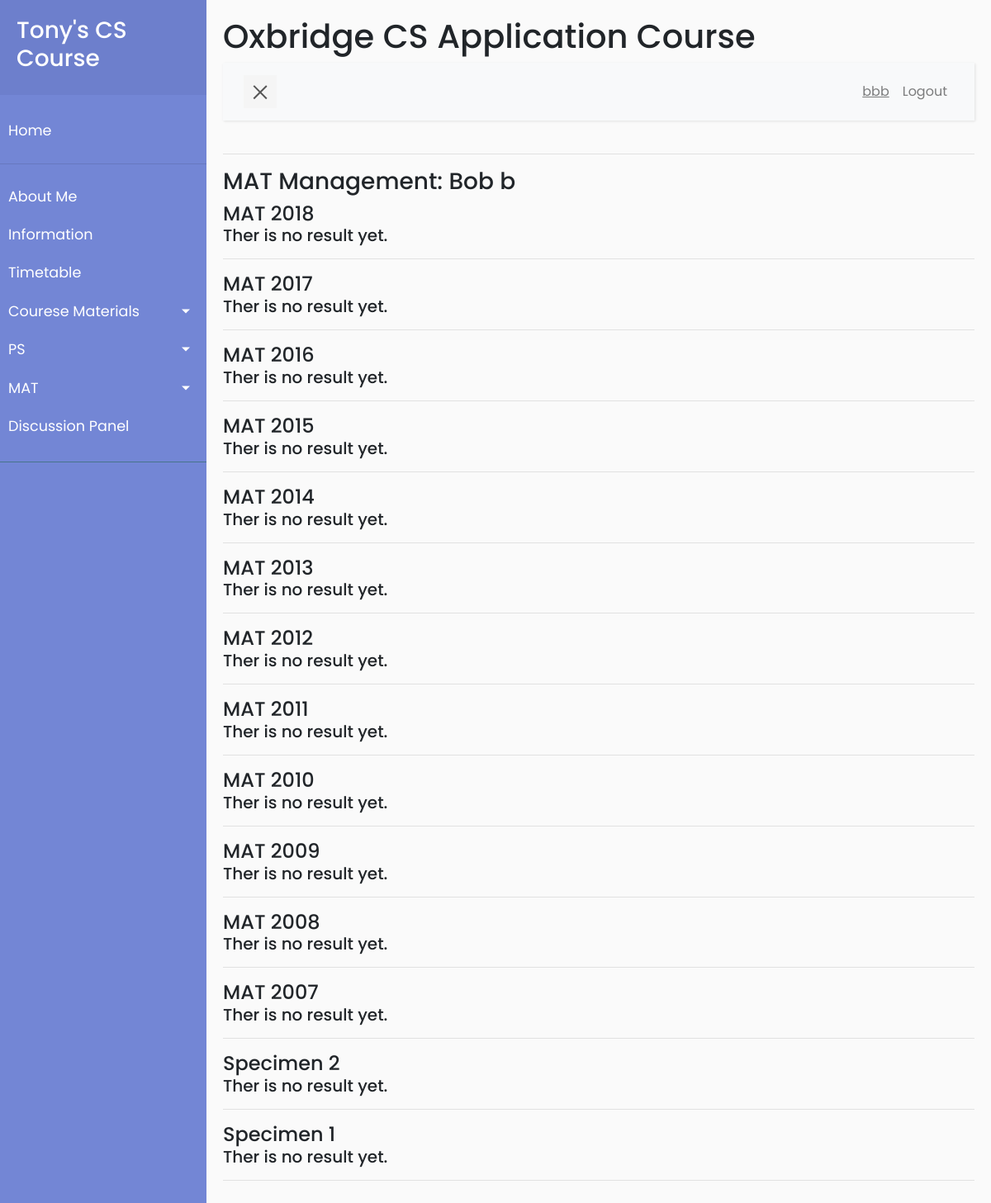
Page /mat/my_result (signed in) on the committed database.
### app/models.py (models this page shows, shortened)
class User(UserMixin, db.Model):
    id = db.Column(db.Integer, primary_key=True)
    username = db.Column(db.String(64), index=True, unique=True)
    firstname = db.Column(db.String(64), index=True)
    lastname = db.Column(db.String(64), index=True)
    email = db.Column(db.String(120), index=True, unique=True)
    password_hash = db.Column(db.String(128))
    is_admin = db.Column(db.Boolean, default=False)
    posts = db.relationship('Post', backref='author', lazy='dynamic')
    mats = db.relationship('Mat', secondary=user_mat_association,
                           back_populates='viewers')
    mat_results = db.relationship(
        'Mat_result', backref='student', lazy='dynamic')
    ps_own = db.relationship("Ps_files", backref='owner', lazy='dynamic',
                             foreign_keys='Ps_files.user_id_owner')
    ps_by_me = db.relationship("Ps_files", backref='author',
                               lazy='dynamic', foreign_keys='Ps_files.user_id_author')

class Mat(db.Model):
    name = db.Column(db.String(20), primary_key=True)
    paper_path = db.Column(db.String(128))
    answer_path = db.Column(db.String(128))
    viewers = db.relationship('User', secondary=user_mat_association,
                              back_populates='mats')
    results = db.relationship('Mat_result', backref='paper', lazy='dynamic',
                              foreign_keys='Mat_result.mat_name')
    correct_answer = db.Column(db.String(10))

### app/routes.py (the view, shortened to what this page needs)
@app.route('/mat/my_result')
@login_required
def mat_my_results():
    user = current_user
    data = []
    mats = Mat.query.order_by(Mat.name.desc()).all()
    for mat in mats:
        m = {}
        data.append(m)
        m['name'] = mat.name
        m['results'] = []
    return render_template('mat_management_user.html', title='My MAT Results', mats=data, user=user)

### app/models.py (called while the page is built)
@login.user_loader
def load_user(id):
    return User.query.get(int(id))

### app/templates/mat_management_user.html (shortened to what this page needs)
{% extends "base.html" %}
{% block content %}
<h3>MAT Management: {{ user.firstname}} {{ user.lastname}}</h3>
    {% for mat in mats%}
        <h4 style="display:inline;">{{mat['name']}}</h4>
        {% if mat['results'] | length > 0%}
        <table class="table">
            <thead>
            <tr>
                {% include '_mat_results_table_display.html'%}
            </tr>
            </thead>
            <tbody>
        {% for result in mat['results']%}
            <tr>
                {% include '_mat_results_table_display2.html'%}
            </tr>
        {% endfor %}
            </tbody>
        </table>
        {% else %}
        <h5>Ther is no result yet.</h5>
        {% endif %}
        <hr>
    {% endfor %}
{% endblock%}

### app/templates/base.html (shortened to what this page needs)
<html lang="en">
    <head>
        <link rel="stylesheet" href="{{  url_for('static', filename='scripts/css/bootstrap.min.css') }}">
        <link rel="stylesheet" href="{{  url_for('static', filename='scripts/css/style5.css') }}">
    </head>
    <body>
        <div class="wrapper">
            <nav id="sidebar">
                <div class="sidebar-header">
                    <a href="{{ url_for('index') }}"><h3>Tony's CS Course</h3></a>
                </div>
                <ul class="list-unstyled components">
                    <li>
                        <a href="{{ url_for('index') }}">Home</a>
                    </li>
                    <hr>
                    <li>
                        <a href="#">About Me</a>
                    </li>
                    <li>
                        <a href="#">Information</a>
                    </li>
                    <li>
                        <a href="#">Timetable</a>
                    </li>
                    <li>
                        <a href="#cmSubmenu" data-toggle="collapse"
                            aria-expanded="false"
                            class="dropdown-toggle">Courese Materials</a>
                    </li>
                    <li>
                        <a href="#psSubmenu" data-toggle="collapse"
                            aria-expanded="false" class="dropdown-toggle">PS</a>
                    </li>
                    <li>
                        <a href="#matSubmenu" data-toggle="collapse"
                            aria-expanded="false" class="dropdown-toggle">MAT</a>
                    </li>
                    <li>
                        <a href="{{ url_for('discussion_no_page') }}">Discussion Panel</a>
                    </li>
                </ul>
            </nav>
            <div id="content">
                <h1>Oxbridge CS Application Course</h1>
                <nav class="navbar navbar-expand-lg navbar-light bg-light">
                    <div class="container-fluid">
                        <button type="button" id="sidebarCollapse" class="navbar-btn">
                            <span></span>
                        </button>
                        <div class="collapse navbar-collapse" id="navbarSupportedContent">
                            <ul class="nav navbar-nav ml-auto">
                                {% if current_user.is_anonymous %}
                                <li class="nav-item">
                                    <a class="nav-link" href="{{ url_for('login') }}">Login</a>
                                </li>
                                <li class="nav-item">
                                    <a class="nav-link" href="{{
                                        url_for('register') }}">Register</a>
                                </li>
                                {% else %}
                                <li class="nav-item">
                                    <a class="nav-link" href="{{
                                        url_for('user_default', username=current_user.username)}}"><u>{{current_user.username}}</u></a>
                                </li>
                                <li class="nav-item">
                                    <a class="nav-link" href="{{ url_for('logout') }}">Logout</a>
                                </li>
                                {% endif %}
                            </ul>
                        </div>
                    </div>
                </nav>
                <hr>
                {% block content %}
                {% endblock %}
            </div>
        </div>
    </body>
</html>

### app/static/scripts/css/style5.css (style rules this page uses)
body { font-family: 'Poppins', sans-serif; background: #fafafa; word-wrap: break-word; }
a, a:hover, a:focus { color: inherit; text-decoration: none; transition: all 0.3s; }
.navbar { padding: 15px 10px; background: #fff; border: none; border-radius: 0; margin-bottom: 40px; box-shadow: 1px 1px 3px rgba(0, 0, 0, 0.1); }
.navbar-btn { box-shadow: none; outline: none !important; border: none; }
.wrapper { display: flex; width: 100%; align-items: stretch; perspective: 1500px; }
#sidebar { min-width: 250px; max-width: 250px; background: #7386D5; color: #fff; transition: all 0.6s cubic-bezier(0.945, 0.020, 0.270, 0.665); transform-origin: bottom left; }
#sidebar .sidebar-header { padding: 20px; background: #6d7fcc; }
#sidebar ul.components { padding: 20px 0; border-bottom: 1px solid #47748b; }
#sidebar ul li a { padding: 10px; font-size: 1.1em; display: block; }
a[data-toggle="collapse"] { position: relative; }
.dropdown-toggle::after { display: block; position: absolute; top: 50%; right: 20px; transform: translateY(-50%); }
#content { width: 100%; padding: 20px; min-height: 100vh; transition: all 0.3s; }
#sidebarCollapse { width: 40px; height: 40px; background: #f5f5f5; cursor: pointer; }
#sidebarCollapse span { width: 80%; height: 2px; margin: 0 auto; display: block; background: #555; transition: all 0.8s cubic-bezier(0.810, -0.330, 0.345, 1.375); transition-delay: 0.2s; }
#sidebarCollapse span:last-of-type { transform: rotate(-45deg) translate(1px, -1px); }

### rows in the picture
User: username "bbb", firstname "Bob", lastname "b"
Mat: name "MAT 2018"
Mat: name "MAT 2017"
Mat: name "MAT 2016"
Mat: name "MAT 2015"
Mat: name "MAT 2014"
Mat: name "MAT 2013"
Mat: name "MAT 2012"
Mat: name "MAT 2011"
Mat: name "MAT 2010"
Mat: name "MAT 2009"
Mat: name "MAT 2008"
Mat: name "MAT 2007"
Mat: name "Specimen 2"
Mat: name "Specimen 1"
